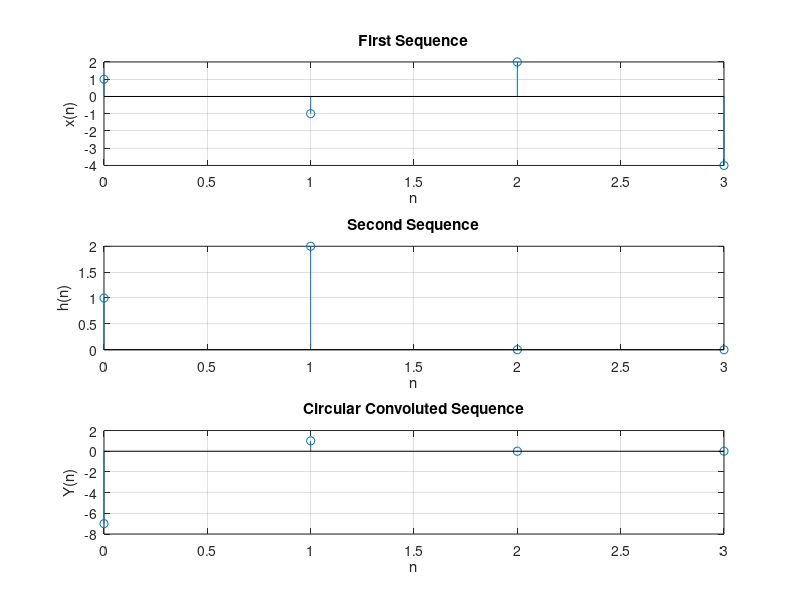

This figure's MATLAB source:
clc;
close all;
x=[1,-1,2,-4];
h=[1,2];
m=length(x);%length of sequence x(n)
n=length(h);%length of sequence h(n)
N=max(m,n);%length of output sequence y(n)
%For equating both sequence length
x=[x,zeros(1,N-m)];
h=[h,zeros(1,N-n)];
for n=1:N
    Y(n)=0;
    for i=1:N
        j=n-i+1;
        if(j<=0)
            j=N+j;
        end
        Y(n)=[Y(n)+x(i)*h(j)];
    end
end
n=0:N-1;%Range of all Sequences
subplot(311)
disp('First Sequence x(n) is:')
disp(x)
stem(n,x)
xlabel('n')
ylabel('x(n)')
title('First Sequence')
grid on;
subplot(312)
disp('Second Sequence h(n) is:')
disp(h)
stem(n,h)
xlabel('n')
ylabel('h(n)')
title('Second Sequence')
grid on;
subplot(313)
disp('Convoluted Sequence Y(n) is:')
disp(Y)
stem(n,Y)
xlabel('n')
ylabel('Y(n)')
title('Circular Convoluted Sequence')
grid on;
